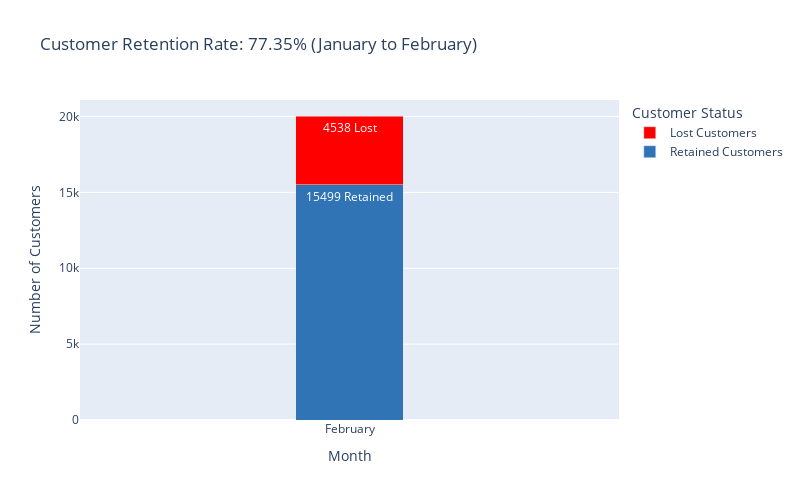

The cell this chart's notebook holds for it:
### Markdown cell above
## Customer Retention Rate

### Code cell
import plotly.graph_objects as go

# Data
customers_jan = 20037
customers_retained_feb = 15499
customers_lost_feb = customers_jan - customers_retained_feb

# Create the bar chart
fig = go.Figure()

# Add retained customers
fig.add_trace(go.Bar(
    x=['February'],
    y=[customers_retained_feb],
    name='Retained Customers',
    marker_color='#3074b5',
    width=0.2,  # Reduce the width of the bar
    text=[f'{customers_retained_feb} Retained'],  # Add labels
    textposition='inside'
))

# Add lost customers
fig.add_trace(go.Bar(
    x=['February'],
    y=[customers_lost_feb],
    name='Lost Customers',
    marker_color='red',
    width=0.2,  # Reduce the width of the bar
    text=[f'{customers_lost_feb} Lost'],  # Add labels
    textposition='inside'
))


# Update layout for stacked bar chart
fig.update_layout(
    barmode='stack',
    title_text=f'Customer Retention Rate: {customers_retained_feb/customers_jan:.2%} (January to February)',
    xaxis_title='Month',
    yaxis_title='Number of Customers',
    legend_title='Customer Status',
    uniformtext_minsize=8, 
    uniformtext_mode='hide'
   ,height=500,  # Reduce the height of the figure
    width=800
)
 
# Show the plot
fig.show()

### Figure 1 — Plotly figure (JSON) as saved in the notebook; plotly's stock layout.template omitted (floating-point values rounded to 4 significant figures)
{"data": [{"marker": {"color": "#3074b5"}, "name": "Retained Customers", "text": ["15499 Retained"], "textposition": "inside", "type": "bar", "width": 0.2, "x": ["February"], "y": [15499]}, {"marker": {"color": "red"}, "name": "Lost Customers", "text": ["4538 Lost"], "textposition": "inside", "type": "bar", "width": 0.2, "x": ["February"], "y": [4538]}], "layout": {"barmode": "stack", "height": 500, "legend": {"title": {"text": "Customer Status"}}, "title": {"text": "Customer Retention Rate: 77.35% (January to February)"}, "uniformtext": {"minsize": 8, "mode": "hide"}, "width": 800, "xaxis": {"title": {"text": "Month"}}, "yaxis": {"title": {"text": "Number of Customers"}}}}
